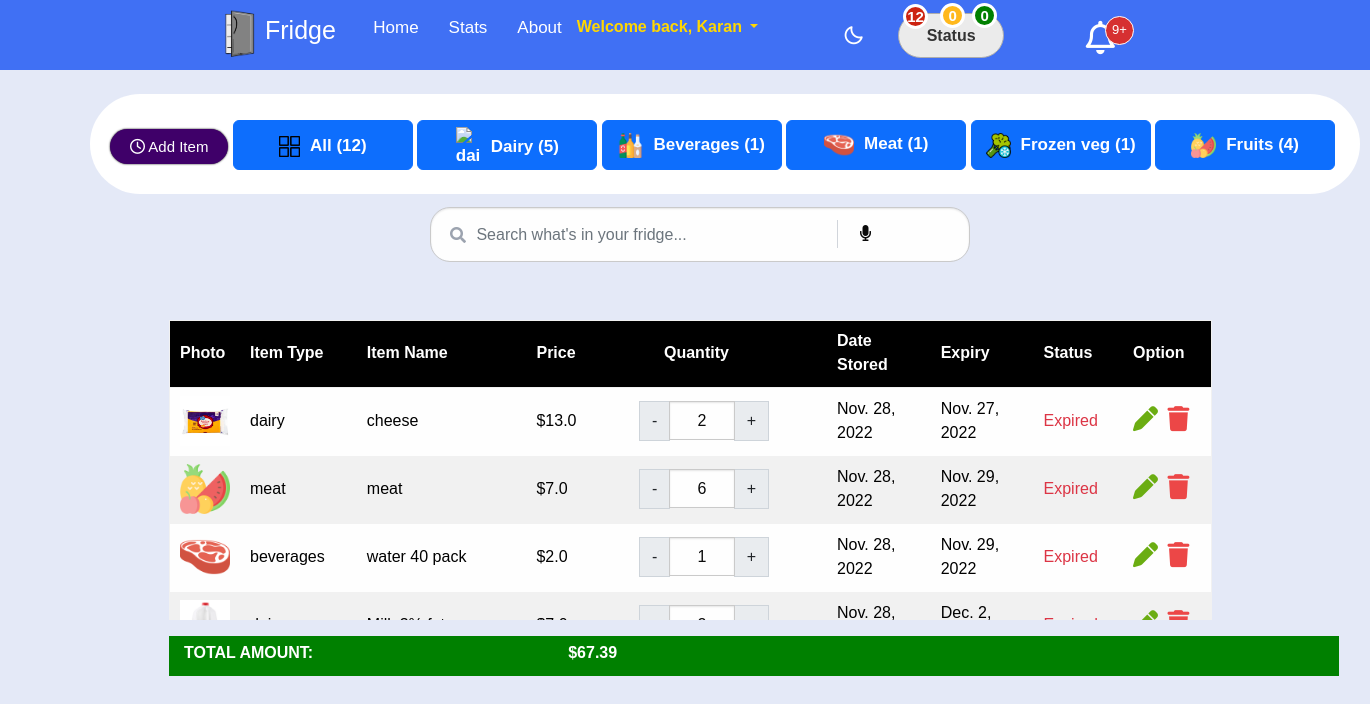
The page / (signed in) on the database as committed earlier.
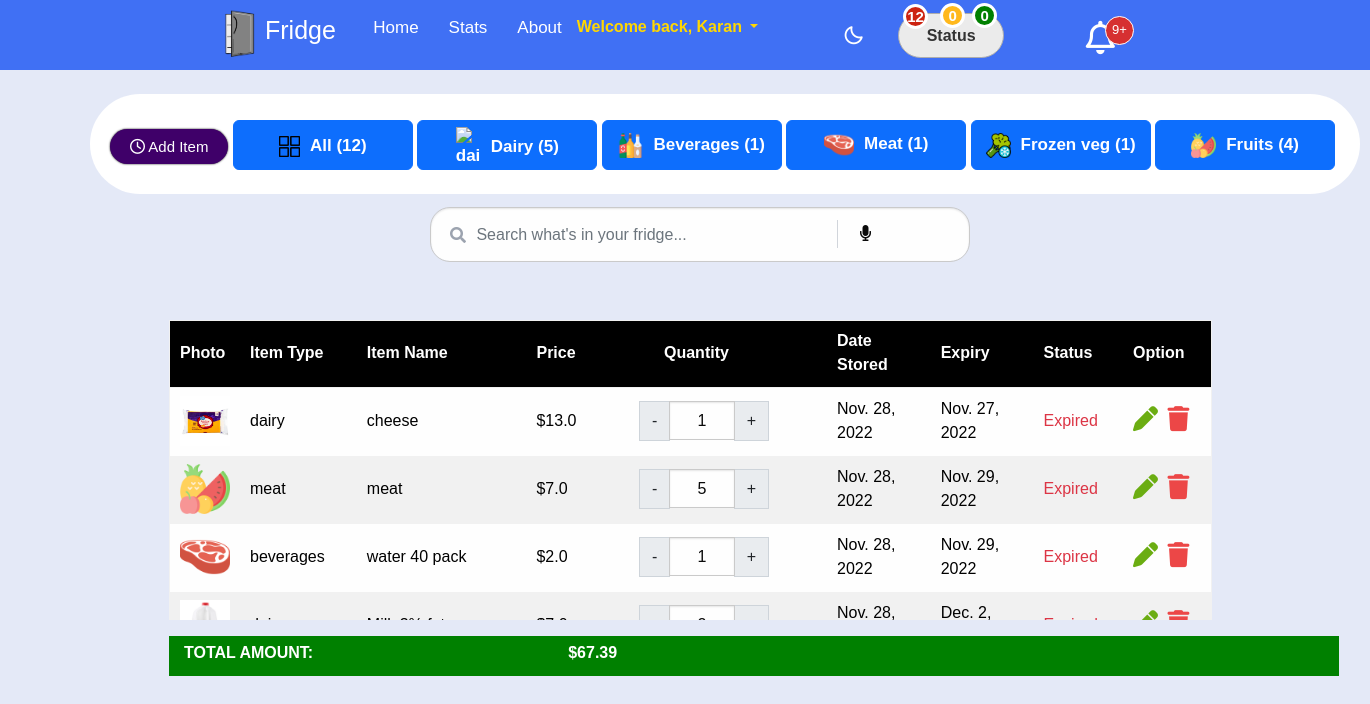
The same page on the database as committed later.
### app1/models.py (models this page shows, shortened)
class Item(models.Model):
    STATUS_CHOICES1 = (
        ('dairy', 'dairy'),
        ('beverages', 'beverages'),
        ('frozen vegetables', 'frozen vegetables'),
        ('meat', 'meat'),
        ('fruits', 'fruits'),
    )
    STATUS = (
        ('Expired', 'Expired'),
        ('Warning', 'Warning'),
        ('Good', 'Good')
    )
    food_type = models.CharField(max_length=100, choices=STATUS_CHOICES1)
    food_title = models.CharField(max_length=120)
    photos = models.ImageField(upload_to='uploaded_images/')
    price = models.FloatField(blank=True, null=True, default=0)
    quantity = models.PositiveIntegerField(blank=True, null=True, default=0)
    valid_from = models.DateField(blank=True, null=True,auto_now=False, auto_now_add=False)
    valid_to = models.DateField(blank=True, null=True,auto_now=False, auto_now_add=False)
    timestamp = models.DateTimeField(blank=True, null=True,auto_now_add=True)
    author = models.ForeignKey(Profile, default = "",on_delete=models.CASCADE)
    status = models.CharField(default='Good',max_length=100, choices=STATUS)
    delta = models.IntegerField(blank=True, null=True, default=0)
    daystill = models.IntegerField(blank=True, null=True, default=0)
    humanize_time = models.IntegerField(blank=True, null=True, default=0)
    humanize_time1 = models.IntegerField(blank=True, null=True, default=0)
    class Meta:
        verbose_name_plural = "Items"

### app1/views.py (the view)
# urls.py: path('', list_item, name='item_list'),
@login_required
def list_item(request):
    items = Item.objects.filter(author=request.user.id).order_by('valid_to')
    if request.method == 'POST':
        form = ItemForm(request.POST, request.FILES)
        if form.is_valid():
            obj = form.save(commit=False)
            obj.author = Profile.objects.get(
                id=request.user.id)  # Add an author field which will contain current user's id
            obj.save()  #
        messages.success(request, "Successfully Item added...!!!")
        return redirect('item_list')
    else:
        form = ItemForm()
    counterexpired = 0
    counterwarning = 0
    countergood = 0
    statusexpired = ''
    statuswarning = ''
    statusgood = ''
    totalwasted = 0
    totalcost = 0
    count = 0
    total = Item.objects.filter(author=request.user.id).all().count
    countermeat = Item.objects.filter(author=request.user.id).filter(food_type = 'meat')
    counterdairy = Item.objects.filter(author=request.user.id).filter(food_type = 'dairy')
    counterbeverages = Item.objects.filter(author=request.user.id).filter(food_type = 'beverages')
    counterfrozveg = Item.objects.filter(author=request.user.id).filter(food_type = 'frozen vegetables')
    counterfruits = Item.objects.filter(author=request.user.id).filter(food_type = 'fruits')
    prices = Item.objects.filter(author=request.user.id).values('price')
    for item in items:
        three_days_from_today = date.today()+timedelta(days=3)
        today = date.today()
        valid_to = item.valid_to
        valid_date = valid_to
        right_now = datetime.now()
        now = right_now.strftime('%Y-%m-%d %H:%M:%S')
        valid = valid_date.strftime('%Y-%m-%d %H:%M:%S')
        item.humanize_time = (timeago.format(valid, now))
        valid_date1 = valid_to
        right_now1 = datetime.now()
        add_days = right_now1 + timedelta(days = 3)
        now1 = add_days.strftime('%Y-%m-%d %H:%M:%S')
        valid1 = valid_date1.strftime('%Y-%m-%d %H:%M:%S')
        item.humanize_time1 = (timeago.format(valid1, now1))
        exp = Item.objects.filter(status = 'Expired')
        totalcost = 0
        for p in prices:
            totalcost += p['price']
        if valid_to < today:
            item.status = 'Expired'
            totalwasted += item.price
            counterexpired += 1
            exp = Item.objects.filter(author=request.user.id).filter(status = 'Expired').values('price')
            statusexpired = (item,exp)
        elif valid_to <= three_days_from_today:
            item.status = 'Warning'
            count += item.price
            counterwarning += 1
            item.daystill = (item.valid_to - date.today()).days
        else:
            item.status = 'Good'
            countergood  += 1
            goo = Item.objects.filter(author=request.user.id).filter(status = 'Good')
            statusgood = (item,goo)
    totalcount = counterexpired + counterwarning
    context = {
        'items': items,
        'totalcost': totalcost,
        'counterwarning': counterwarning,
        'countergood': countergood,
        'countermeat': countermeat,
        'counterdairy': counterdairy,
        'counterbeverages': counterbeverages,
        'counterfrozveg': counterfrozveg,
        'counterfruits': counterfruits,
        'statusexpired': statusexpired,
        'statuswarning': statuswarning,
        'statusgood': statusgood,
        'totalcount': totalcount,
        'totalwasted':totalwasted,
        'count':count,
        'total' : total,
        'counterexpired':counterexpired,
        'form': form,
    }
    return render(request, 'index.html', context)

### app1/forms.py
class ItemForm(forms.ModelForm):
    valid_to = forms.DateField(
        widget = forms.DateInput(
            attrs={
                'type': 'date',
                'class': 'form-control'},
            )
    )
    valid_from = forms.DateField(
        widget = forms.DateInput(
            attrs={
                'type': 'date',
                'class': 'form-control'},
            )
    )
    class Meta:
        model = Item
        fields = ('food_type', 'food_title', 'photos', 'price', 'quantity', 'valid_from', 'valid_to')
    def __init__(self, *args, **kwargs):
        super(ItemForm, self).__init__(*args, **kwargs)
        self.fields['valid_from'].help_text = "Example -> mm-dd-yyyy --> 05-07-2016"

### templates/index.html (shortened to what the changed rows need)
{% extends 'base.html' %}
{% load crispy_forms_tags %}
{% block content %}
{% load static %}
    <script src="https://kit.fontawesome.com/ddf411465e.js"></script>    <link rel="stylesheet" href="{% static 'css/style.css' %}">
    <link rel="stylesheet" href="{% static 'css/new.css' %}">
    <link rel="stylesheet" href="{% static 'css/nav.css' %}">
    <link rel="stylesheet"href="https://cdnjs.cloudflare.com/ajax/libs/font-awesome/5.15.3/css/all.min.css"/>
    <div class="topcontainer">
        <div class="row1">
    <div class="container">
        <table class="table table-hover border table-responsive">
            <thead>
        <table id="table">
        <tr style="background-color:black; color:white;">
                <th onclick = "sortTable(0)" scope="col">Photo</th>
                <th onclick = "sortTable(1)" scope="col">Item Type</th>
                <th onclick = "sortTable(2)" scope="col">Item Name</th>
                <th onclick = "sortTable(3)" scope="col">Price</th>
                <th onclick = "sortTable(4)" scope="col" style="padding-left: 55px;">Quantity</th>
                <th scope="col">Date Stored</th>
                <th scope="col">Expiry</th>
                <th scope="col">Status</th>
                <th scope="col">Option</th>
        </tr>
            </thead>
                <tbody class="res">
                {% for item in items %}
                    <div class="row container">
                    <tr>
                    <td style="width:5%"><img src="{{ item.photos.url }}" class="img2" alt="" style="width:50px; height:50px;"></td>
                    <td style="width:13%">{{ item.food_type }}</td>
                    <td style="width:25%">{{ item.food_title }} </td>
                    <td style="width:10%">${{ item.price }}</td>
                    <td>
                <div class="row container qtycss" style="padding-left:20px;">
                    <div class="col-md-4 ">
                        <div class = "input-group text-center mb-2" style="width:130px;" data-id="{{ item.pk }}">
                            <button class="input-group-text changeQuantity decrement-btn" style="height: 40px;">-</button>
                            <input type = "text" name="quantity" class="form-control qty-input text-center itemQuantity" value="{{ item.quantity }}"></input>
                            <button class="input-group-text changeQuantity increment-btn" style="height: 40px;">+</button>
                        </div>
                    </div>
                </div>
                    </td>
                    <td style="width:13%">{{ item.valid_from }}</td>
                    <td style="width:13%">{{ item.valid_to }}</td>
                    {% if item.status == 'Good' %}
                    <td class="text-success" style="width:10%">Good</td>
                    {% elif item.status == 'Warning' %}
                    <td class="text-warning" style="width:10%">Warning</td>
                    {% else %}
                    <td class="text-danger" style="width:10%">Expired</td>
                    {% endif %}
                    <td style="width:10%">
                        <a href="{% url 'item_update' item.id %}"><i class="fa-solid fa-pen" style="color:#6BAD12;width: 30px; font-size:25px;"></i></a>
                        <a href="{% url 'item_delete' item.pk %}"><i class="fa-solid fa-trash" style="color:#EC4747;width: 30px; font-size:25px;"></i></a>
                    </td>
                </div>
                    {% empty %}
                <tr>
                    <td colspan="12" class="text-center bg-warning" style="width:70%" >No data...!!!</td>
                </tr>
            {% endfor %}
        </tbody>
      </table>
    </div>
{% endblock %}

Rows that differ between the two databases and show on the page:
changed Item "dairy": quantity "2" → "1"
changed Item "meat": quantity "6" → "5"
